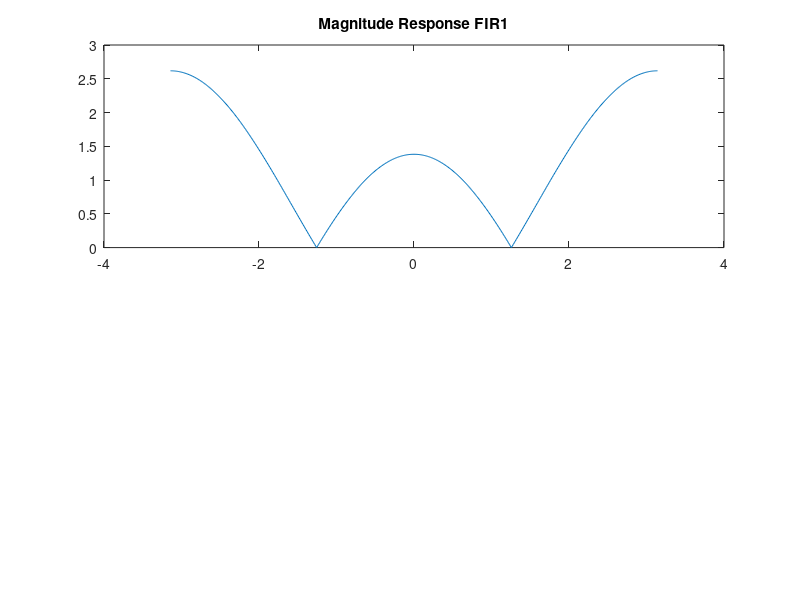

Write MATLAB code to recreate this figure. (Note: this script raises an error after producing the figure.)
theta = linspace(-pi,pi,501);
theta_nul = 0.4*pi;
H = exp(-1j*theta).*(2*cos(theta)-2*cos(theta_nul));

subplot(2,1,1);
plot(theta, abs(H));
title('Magnitude Response FIR1');
hold on;
xline(0.4*pi,'r');
xline(-0.4*pi,'r');
xlabel('Theta');
ylabel('Magnitude');

subplot(2,1,2);
plot(theta, angle(H));
title('Phase Response FIR1');
xlabel('Theta');
ylabel('Phase (radians)');